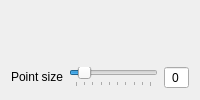
      <widget class="QWidget" name="Fusion">
       <attribute name="title">
        <string>Fusion</string>
       </attribute>
       <layout class="QGridLayout" name="gridLayout_9">
        <item row="1" column="1">
         <widget class="QSlider" name="fusion_psize">
          <property name="minimum">
           <number>1</number>
          </property>
          <property name="maximum">
           <number>10</number>
          </property>
          <property name="value">
           <number>2</number>
          </property>
          <property name="orientation">
           <enum>Qt::Horizontal</enum>
          </property>
          <property name="invertedAppearance">
           <bool>false</bool>
          </property>
          <property name="invertedControls">
           <bool>false</bool>
          </property>
          <property name="tickPosition">
           <enum>QSlider::TicksBelow</enum>
          </property>
          <property name="tickInterval">
           <number>1</number>
          </property>
         </widget>
        </item>
        <item row="1" column="0">
         <widget class="QLabel" name="label_22">
          <property name="sizePolicy">
           <sizepolicy hsizetype="Fixed" vsizetype="Fixed">
            <horstretch>0</horstretch>
            <verstretch>0</verstretch>
           </sizepolicy>
          </property>
          <property name="text">
           <string>Point size</string>
          </property>
          <property name="buddy">
           <cstring>fusion_psize</cstring>
          </property>
         </widget>
        </item>
        <item row="1" column="2">
         <widget class="QSpinBox" name="fusion_psizebox">
          <property name="sizePolicy">
           <sizepolicy hsizetype="Fixed" vsizetype="Fixed">
            <horstretch>0</horstretch>
            <verstretch>0</verstretch>
           </sizepolicy>
          </property>
          <property name="alignment">
           <set>Qt::AlignCenter</set>
          </property>
          <property name="readOnly">
           <bool>true</bool>
          </property>
          <property name="buttonSymbols">
           <enum>QAbstractSpinBox::NoButtons</enum>
          </property>
         </widget>
        </item>
        <item row="0" column="0" colspan="3">
         <widget class="QVTKWidget" name="qvtkfusion" native="true"/>
        </item>
       </layout>
      </widget>
